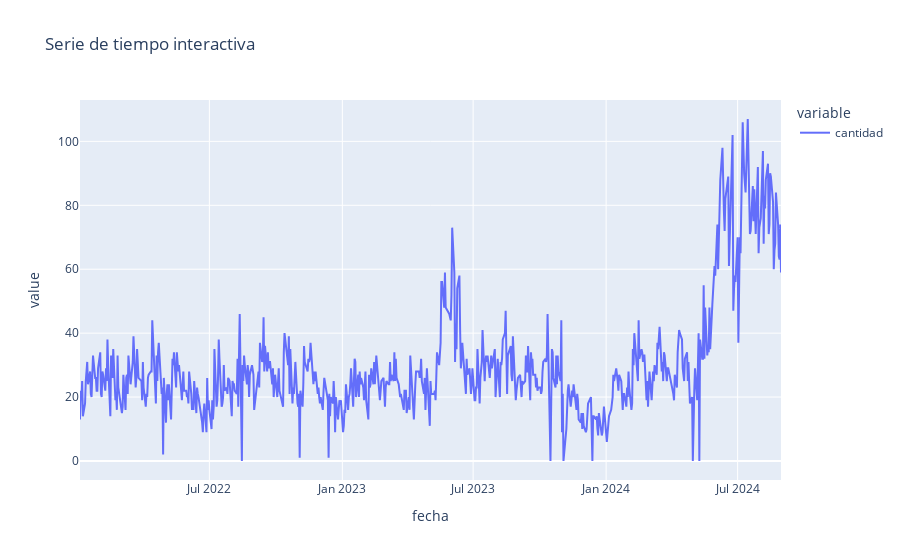

Notebook code for this chart:
### Code cell
# Crear un gráfico de serie de tiempo
fig = px.line(post_pandemia, title='Serie de tiempo interactiva')

# Mostrar el gráfico interactivo
fig.show()

### Figure 1 — Plotly figure (JSON) as saved in the notebook; plotly's stock layout.template omitted (floating-point values rounded to 4 significant figures; data arrays with more than 128 entries replaced by an {"elided": "..."} marker saying what was removed)
{"data": [{"hovertemplate": "variable=cantidad<br>fecha=%{x}<br>value=%{y}<extra></extra>", "legendgroup": "cantidad", "line": {"color": "#636efa", "dash": "solid"}, "marker": {"symbol": "circle"}, "mode": "lines", "name": "cantidad", "orientation": "v", "showlegend": true, "type": "scatter", "x": {"elided": "649 str values"}, "xaxis": "x", "y": {"elided": "649 int values"}, "yaxis": "y"}], "layout": {"legend": {"title": {"text": "variable"}, "tracegroupgap": 0}, "title": {"text": "Serie de tiempo interactiva"}, "xaxis": {"anchor": "y", "domain": [0, 1], "title": {"text": "fecha"}}, "yaxis": {"anchor": "x", "domain": [0, 1], "title": {"text": "value"}}}}
